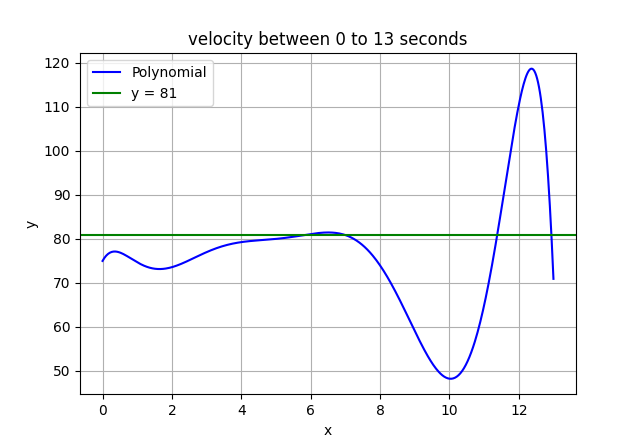

Reproduce this figure in Python.
import numpy as np
import matplotlib.pyplot as plt

# Define the polynomial function
def polynomial(x):
    return (75 + 14.3238*x - 30.2859*x**2 + 22.0325*x**3 - 7.69148*x**4 +
            1.45825*x**5 - 0.15313*x**6 + 0.00832472*x**7 - 0.000182013*x**8)

# Create an array of x values from 0 to 13
x_vals = np.linspace(0, 13, 500)

# Calculate the corresponding y values using the polynomial
y_vals = polynomial(x_vals)

# Plot the polynomial curve
plt.plot(x_vals, y_vals, label='Polynomial', color='blue')

# Plot the horizontal line at y = 81
plt.axhline(y=81, color='green', linestyle='-', label='y = 81')

# Label the graph
plt.title('velocity between 0 to 13 seconds')
plt.xlabel('x')
plt.ylabel('y')
plt.legend()

# Show grid
plt.grid(True)

# Display the plot
plt.show()
